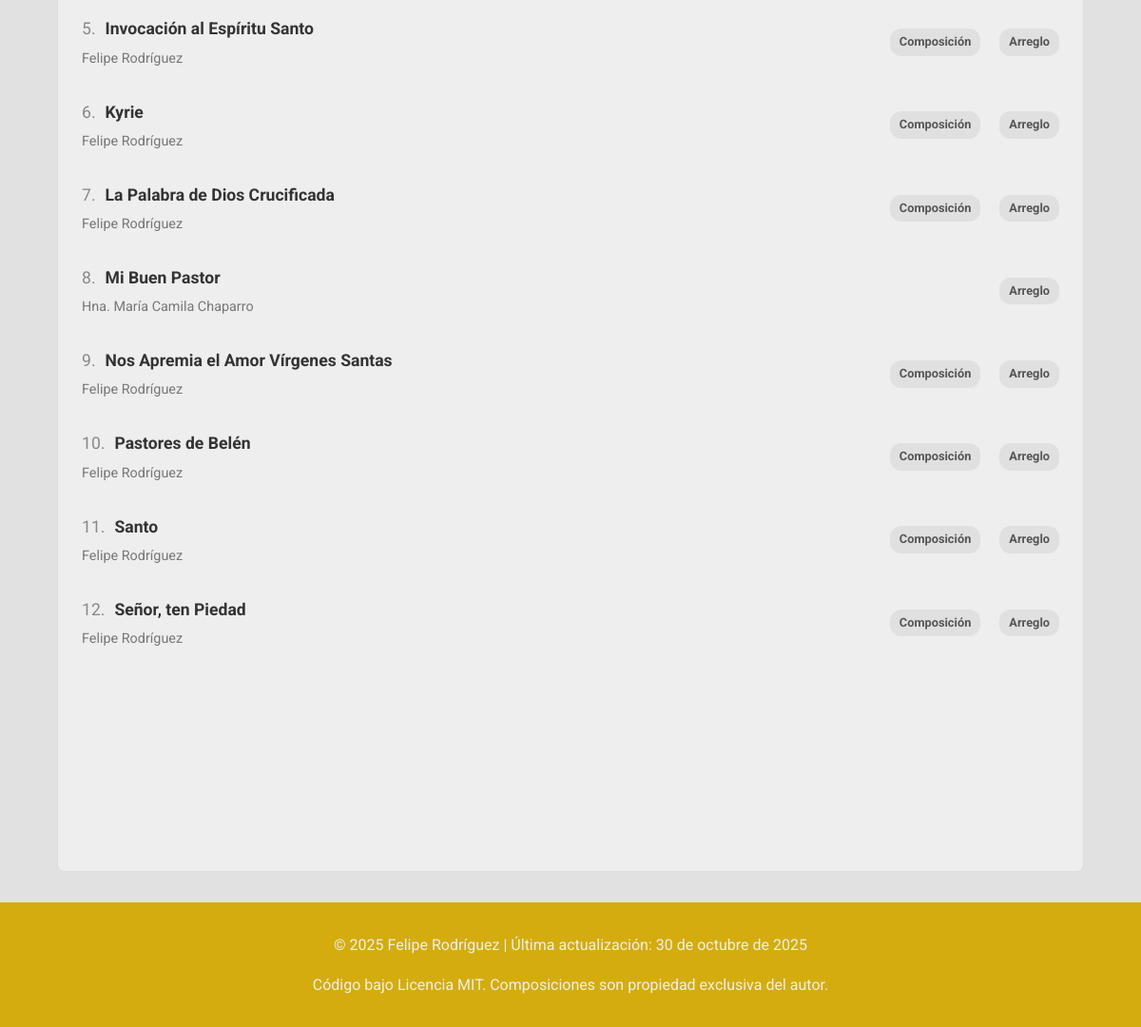
The app's page /arreglos (lower part), older data.
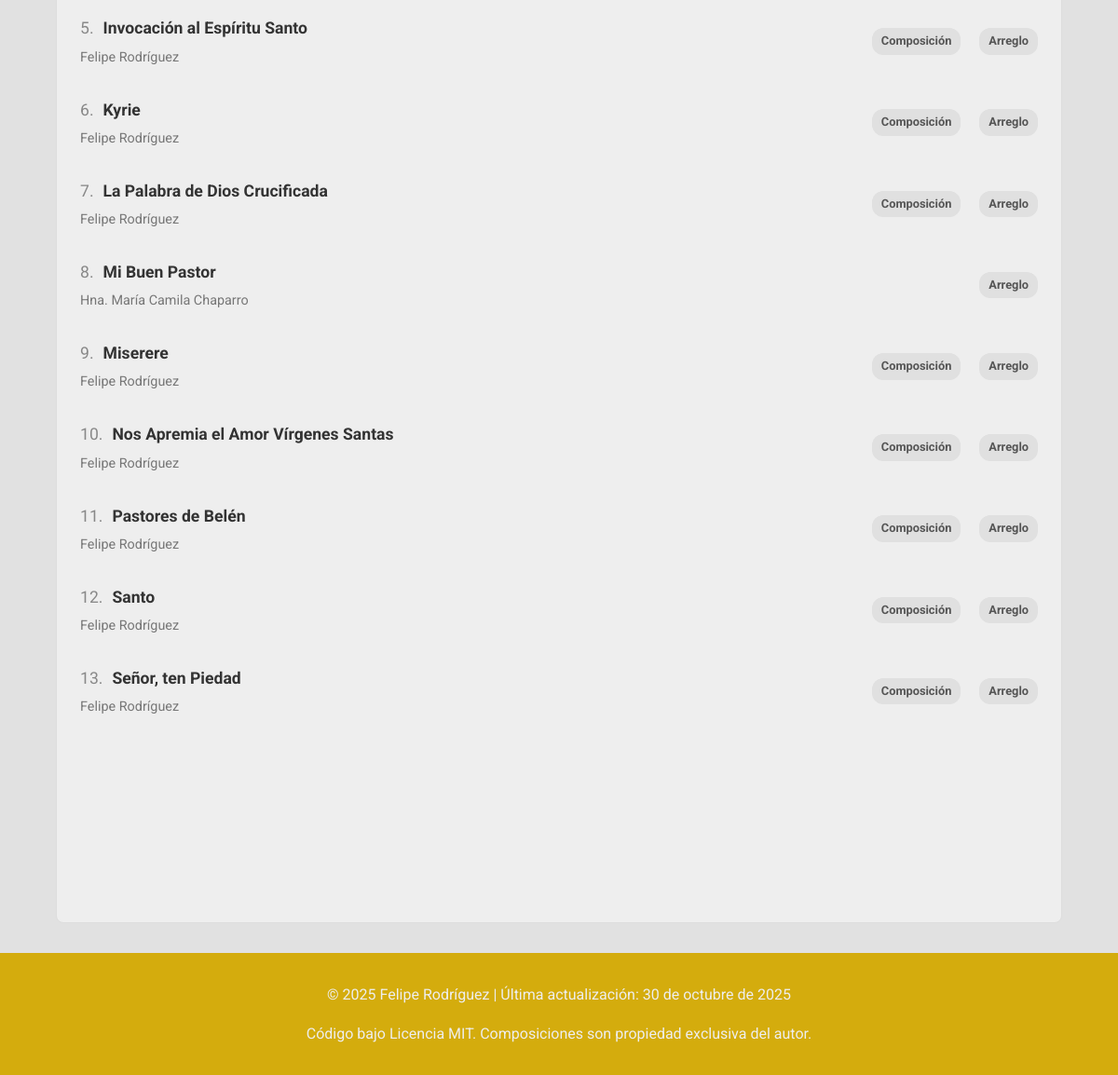
The same page, newer data.
### app.py (models this page shows, shortened)
class Cancion(db.Model):
    id = db.Column(db.Integer, primary_key=True)
    titulo = db.Column(db.String(150), nullable=False)
    musica = db.Column(db.String(100))
    letra = db.Column(db.String(100))
    adaptacion = db.Column(db.String(100))
    idioma = db.Column(db.String(50))
    anio = db.Column(db.Integer)
    descripcion = db.Column(db.Text)
    audio = db.Column(db.String(150))
    letras_acordes = db.Column(db.String(150)) # Antes 'partitura' (PDF)
    partitura = db.Column(db.String(150))      # Antes 'partitura_xml' (MusicXML)
    tags_json = db.Column(db.String(500))
    tipo = db.Column(db.String(50), nullable=False, default='local')
    categorias_json = db.Column(db.String(200))
    youtube_video_embed = db.Column(db.Text)
    youtube_audio_embed = db.Column(db.Text)
    @property
    def categorias(self):
        return json.loads(self.categorias_json) if self.categorias_json else []

### app.py (the view)
@app.route('/arreglos')
def ver_arreglos():
    base_songs = search_by_category("Arreglo")
    filtered_songs, search_query = search_songs(base_songs)
    filtered_songs.sort(key=lambda x: (0, x.titulo) if x.titulo.startswith('¡') else (1, x.titulo))
    return render_template('arreglos.html', composiciones=filtered_songs, search_query=search_query, page_context='arreglos')

### app.py (called while the page is built, shortened)
@app.template_filter('sort_categories_for_page')
def sort_categories_for_page(categories, page_context='default'):
    sorted_cats = list(categories) # Crear una copia para no modificar la original
    if page_context == 'arreglos':
        sorted_cats.sort(key=lambda x: (x != 'Composición', x != 'Arreglo'))
    else:
        sorted_cats.sort(key=lambda x: (x != 'Arreglo', x != 'Composición'))
    return sorted_cats

def search_songs(base_songs):
    search_query = request.args.get('search', '').strip()
    if not search_query:
        return base_songs, search_query

def search_by_category(category_name):
    all_songs = Cancion.query.all()
    normalized_category = unidecode(category_name.lower())
    return [
        song for song in all_songs if normalized_category in unidecode(str(song.categorias).lower())
    ]

### templates/arreglos.html (shortened to what this page needs)
{% extends "base.html" %}
{% block content %}
    <div class="lista-scroll" id="song-list-container">
        {% include '_song_list.html' %}
    </div>
{% endblock %}

### templates/_song_list.html
<div class="lista-composiciones">
    {% for obra in composiciones %}
        <a href="{{ url_for('ver_composicion', comp_id=obra.id, context=page_context, tag_name=tag_nombre, search=search_query, sort_by=sort_by) }}" class="tarjeta-obra">
            <div class="info-tarjeta">
                <div class="song-title-with-number">
                    <span class="song-number">{{ loop.index }}.</span>
                    <h3>{{ obra.titulo }}</h3>
                </div>
                <p>{{ obra.musica }}</p>
            </div>
            <div class="categoria-tags-container">
                {% if obra.categorias %}
                    {% for cat in obra.categorias | sort_categories_for_page(page_context) %}
                        <span class="categoria-tag">{{ cat }}</span>
                    {% endfor %}
                {% endif %}
            </div>
        </a>
    {% else %}
        <p style="padding: 20px;">No se encontraron canciones que coincidan con tu búsqueda.</p>
    {% endfor %}
</div>

Row changes from the older to the newer data that the page shows:
added Cancion: titulo "Miserere", musica "Felipe Rodríguez", cat "Composición" "Arreglo"
